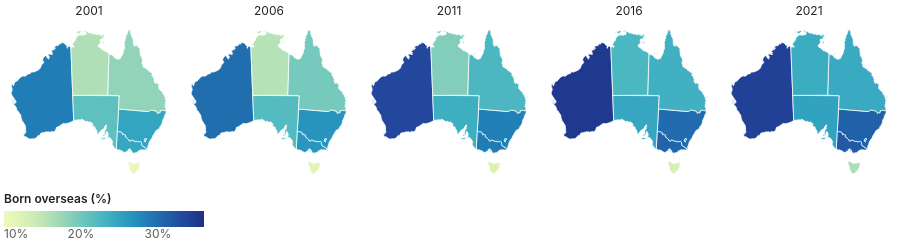

Write the Vega-Lite specification saved for this chart.
### Vega-Lite specification from a JSON file in a GitHub repository (floating-point values rounded to 4 significant figures; data arrays with more than 128 entries replaced by an {"elided": "..."} marker saying what was removed)
{"$schema": "https://vega.github.io/schema/vega-lite/v5.json", "config": {"background": null, "font": "-apple-system, BlinkMacSystemFont, Segoe UI, Helvetica, Arial, sans-serif", "padding": 4, "view": {"stroke": null}, "axis": {"labelColor": "#5c5c5c", "titleColor": "#5c5c5c", "gridColor": "#d0d0d0", "domainColor": "#d0d0d0", "tickColor": "#d0d0d0", "labelFont": "-apple-system, BlinkMacSystemFont, Segoe UI, Helvetica, Arial, sans-serif", "labelFontSize": 11, "titleFont": "-apple-system, BlinkMacSystemFont, Segoe UI, Helvetica, Arial, sans-serif", "titleFontWeight": 500}, "legend": {"labelColor": "#5c5c5c", "titleColor": "#222222", "labelFont": "-apple-system, BlinkMacSystemFont, Segoe UI, Helvetica, Arial, sans-serif", "titleFont": "-apple-system, BlinkMacSystemFont, Segoe UI, Helvetica, Arial, sans-serif", "titleFontWeight": 600, "labelFontSize": 12, "titleFontSize": 12, "symbolStrokeColor": "#ffffff"}, "text": {"color": "#222222", "font": "-apple-system, BlinkMacSystemFont, Segoe UI, Helvetica, Arial, sans-serif"}, "tooltipFormat": {"numberFormat": ",.0f"}, "facet": {"spacing": 10}, "header": {"labelFont": "-apple-system, BlinkMacSystemFont, Segoe UI, Helvetica, Arial, sans-serif", "labelFontSize": 12, "labelColor": "#222222", "title": null}}, "data": {"values": [{"key": "Western Australia|2001", "pct": 28.6, "year": 2001, "name": "Western Australia", "abbr": "WA"}, {"key": "Western Australia|2006", "pct": 29.9, "year": 2006, "name": "Western Australia", "abbr": "WA"}, {"key": "Western Australia|2011", "pct": 33.4, "year": 2011, "name": "Western Australia", "abbr": "WA"}, {"key": "Western Australia|2016", "pct": 35, "year": 2016, "name": "Western Australia", "abbr": "WA"}, {"key": "Western Australia|2021", "pct": 34.1, "year": 2021, "name": "Western Australia", "abbr": "WA"}, {"key": "Victoria|2001", "pct": 24.5, "year": 2001, "name": "Victoria", "abbr": "Vic"}, {"key": "Victoria|2006", "pct": 26.3, "year": 2006, "name": "Victoria", "abbr": "Vic"}, {"key": "Victoria|2011", "pct": 28.7, "year": 2011, "name": "Victoria", "abbr": "Vic"}, {"key": "Victoria|2016", "pct": 30.7, "year": 2016, "name": "Victoria", "abbr": "Vic"}, {"key": "Victoria|2021", "pct": 31.7, "year": 2021, "name": "Victoria", "abbr": "Vic"}, {"key": "New South Wales|2001", "pct": 24.8, "year": 2001, "name": "New South Wales", "abbr": "NSW"}, {"key": "New South Wales|2006", "pct": 26.5, "year": 2006, "name": "New South Wales", "abbr": "NSW"}, {"key": "New South Wales|2011", "pct": 28.3, "year": 2011, "name": "New South Wales", "abbr": "NSW"}, {"key": "New South Wales|2016", "pct": 30.1, "year": 2016, "name": "New South Wales", "abbr": "NSW"}, {"key": "New South Wales|2021", "pct": 31, "year": 2021, "name": "New South Wales", "abbr": "NSW"}, {"key": "Australian Capital Territory|2001", "pct": 22.9, "year": 2001, "name": "Australian Capital Territory", "abbr": "ACT"}, {"key": "Australian Capital Territory|2006", "pct": 23.6, "year": 2006, "name": "Australian Capital Territory", "abbr": "ACT"}, {"key": "Australian Capital Territory|2011", "pct": 26.1, "year": 2011, "name": "Australian Capital Territory", "abbr": "ACT"}, {"key": "Australian Capital Territory|2016", "pct": 28.2, "year": 2016, "name": "Australian Capital Territory", "abbr": "ACT"}, {"key": "Australian Capital Territory|2021", "pct": 29.8, "year": 2021, "name": "Australian Capital Territory", "abbr": "ACT"}, {"key": "South Australia|2001", "pct": 21.2, "year": 2001, "name": "South Australia", "abbr": "SA"}, {"key": "South Australia|2006", "pct": 21.9, "year": 2006, "name": "South Australia", "abbr": "SA"}, {"key": "South Australia|2011", "pct": 23.7, "year": 2011, "name": "South Australia", "abbr": "SA"}, {"key": "South Australia|2016", "pct": 24.5, "year": 2016, "name": "South Australia", "abbr": "SA"}, {"key": "South Australia|2021", "pct": 25.1, "year": 2021, "name": "South Australia", "abbr": "SA"}, {"key": "Queensland|2001", "pct": 18, "year": 2001, "name": "Queensland", "abbr": "Qld"}, {"key": "Queensland|2006", "pct": 19.7, "year": 2006, "name": "Queensland", "abbr": "Qld"}, {"key": "Queensland|2011", "pct": 22.5, "year": 2011, "name": "Queensland", "abbr": "Qld"}, {"key": "Queensland|2016", "pct": 23.5, "year": 2016, "name": "Queensland", "abbr": "Qld"}, {"key": "Queensland|2021", "pct": 24.2, "year": 2021, "name": "Queensland", "abbr": "Qld"}, {"key": "Northern Territory|2001", "pct": 16.1, "year": 2001, "name": "Northern Territory", "abbr": "NT"}, {"key": "Northern Territory|2006", "pct": 15.7, "year": 2006, "name": "Northern Territory", "abbr": "NT"}, {"key": "Northern Territory|2011", "pct": 18.9, "year": 2011, "name": "Northern Territory", "abbr": "NT"}, {"key": "Northern Territory|2016", "pct": 22.6, "year": 2016, "name": "Northern Territory", "abbr": "NT"}, {"key": "Northern Territory|2021", "pct": 23.9, "year": 2021, "name": "Northern Territory", "abbr": "NT"}, {"key": "Tasmania|2001", "pct": 10.8, "year": 2001, "name": "Tasmania", "abbr": "Tas"}, {"key": "Tasmania|2006", "pct": 11.5, "year": 2006, "name": "Tasmania", "abbr": "Tas"}, {"key": "Tasmania|2011", "pct": 12.5, "year": 2011, "name": "Tasmania", "abbr": "Tas"}, {"key": "Tasmania|2016", "pct": 13.1, "year": 2016, "name": "Tasmania", "abbr": "Tas"}, {"key": "Tasmania|2021", "pct": 16.3, "year": 2021, "name": "Tasmania", "abbr": "Tas"}]}, "transform": [{"lookup": "name", "from": {"data": {"values": {"type": "Topology", "arcs": {"elided": "106 rows, 2810 int values in total"}, "transform": {"scale": [0.002035, 0.001652], "translate": [112.9, -43.63]}, "objects": {"states": {"type": "GeometryCollection", "geometries": [{"arcs": [[0, 1, 2, 3, 4, 5, 6, 7, 8, 9, 10, 11, 12, 13, 14, 15, 16, 17, 18, 19, 20, 21, 22, 23, 24, 25, 26, 27, 28, 29, 30, 31, 32, 33, 34, 35, 36, 37, 38, 39, 40, 41, 42, 43, 44, 45], [46]], "type": "Polygon", "properties": {"STATE_CODE": "1", "STATE_NAME": "New South Wales"}, "id": 0}, {"arcs": [[47, 48, 49, -38, 50, -36, 51, -34, 52, -32, 53, -30, 54, -28, 55, -26, 56, 57, -23, 58, -21, 59, 60, 61, -17, 62, -15, 63, -13, 64, -11, 65, -9, 66, -7, 67, -5, 68, 69, 70, -1, 71]], "type": "Polygon", "properties": {"STATE_CODE": "2", "STATE_NAME": "Victoria"}, "id": 1}, {"arcs": [[[-45, 72, -43, 73, -41, 74, 75, 76, 77]], [[78]], [[79]], [[80]], [[81]], [[82]]], "type": "MultiPolygon", "properties": {"STATE_CODE": "3", "STATE_NAME": "Queensland"}, "id": 2}, {"arcs": [[[83, 84, -48, 85]], [[86]]], "type": "MultiPolygon", "properties": {"STATE_CODE": "4", "STATE_NAME": "South Australia"}, "id": 3}, {"arcs": [[[87, 88]], [[89]], [[90]], [[91]]], "type": "MultiPolygon", "properties": {"STATE_CODE": "5", "STATE_NAME": "Western Australia"}, "id": 4}, {"arcs": [[[92]], [[93]], [[94]], [[95]], [[96]], [[97]]], "type": "MultiPolygon", "properties": {"STATE_CODE": "6", "STATE_NAME": "Tasmania"}, "id": 5}, {"arcs": [[[-77, 98, 99]], [[100]], [[101]], [[102]], [[103]], [[104]], [[105]]], "type": "MultiPolygon", "properties": {"STATE_CODE": "7", "STATE_NAME": "Northern Territory"}, "id": 6}, {"arcs": [[-47]], "type": "Polygon", "properties": {"STATE_CODE": "8", "STATE_NAME": "Australian Capital Territory"}, "id": 7}]}}}, "format": {"type": "topojson", "feature": "states"}}, "key": "properties.STATE_NAME"}, "as": "geo"}], "facet": {"field": "year", "type": "ordinal", "header": {"title": null, "labelOrient": "top"}}, "columns": 5, "spec": {"width": 170, "height": 145, "projection": {"type": "conicEqualArea", "parallels": [-18, -36], "rotate": [-134, 0]}, "mark": {"type": "geoshape", "stroke": "#ffffff", "strokeWidth": 0.75}, "encoding": {"shape": {"field": "geo", "type": "geojson"}, "color": {"field": "pct", "type": "quantitative", "scale": {"domain": [10, 36], "scheme": "yellowgreenblue"}, "legend": {"title": "Born overseas (%)", "orient": "bottom", "direction": "horizontal", "gradientLength": 200, "values": [10, 20, 30], "labelExpr": "datum.value + '%'"}}, "tooltip": [{"field": "name", "title": "State / territory"}, {"field": "year", "title": "Census"}, {"field": "pct", "title": "Born overseas (%)", "format": ".1f"}]}}}
